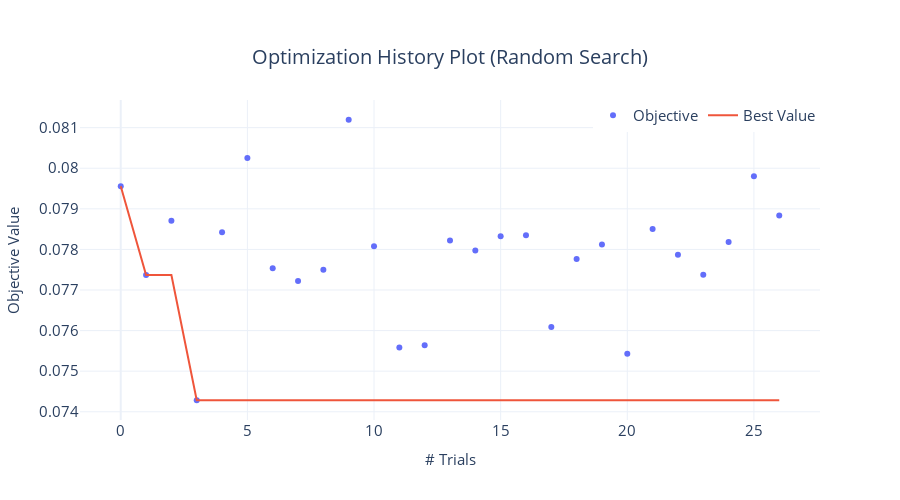

The code cell stored with this chart in its notebook:
### Code cell
fig = plot_optimization_history(random_search_trials)
fig = format_plot(fig, xlabel="# Trials", ylabel="Objective Value", title="Optimization History Plot (Random Search)")
fig.write_image("imgs/chapter_10/opt_history_rs.png")
fig.show()

### Figure 1 — Plotly figure (JSON) as saved in the notebook; plotly's stock layout.template omitted (floating-point values rounded to 4 significant figures)
{"data": [{"mode": "markers", "name": "Objective", "type": "scatter", "x": [0, 1, 2, 3, 4, 5, 6, 7, 8, 9, 10, 11, 12, 13, 14, 15, 16, 17, 18, 19, 20, 21, 22, 23, 24, 25, 26], "y": [0.07955, 0.07737, 0.0787, 0.07428, 0.07842, 0.08025, 0.07754, 0.07722, 0.0775, 0.08119, 0.07808, 0.07558, 0.07564, 0.07822, 0.07797, 0.07833, 0.07835, 0.07609, 0.07776, 0.07812, 0.07543, 0.0785, 0.07787, 0.07738, 0.07818, 0.0798, 0.07884]}, {"mode": "lines", "name": "Best Value", "type": "scatter", "x": [0, 1, 2, 3, 4, 5, 6, 7, 8, 9, 10, 11, 12, 13, 14, 15, 16, 17, 18, 19, 20, 21, 22, 23, 24, 25, 26], "y": [0.07955, 0.07737, 0.07737, 0.07428, 0.07428, 0.07428, 0.07428, 0.07428, 0.07428, 0.07428, 0.07428, 0.07428, 0.07428, 0.07428, 0.07428, 0.07428, 0.07428, 0.07428, 0.07428, 0.07428, 0.07428, 0.07428, 0.07428, 0.07428, 0.07428, 0.07428, 0.07428]}], "layout": {"autosize": false, "height": 500, "legend": {"font": {"size": 15}, "orientation": "h", "title": {}, "x": 1, "xanchor": "right", "y": 0.9, "yanchor": "bottom"}, "title": {"font": {"size": 20}, "text": "Optimization History Plot (Random Search)", "x": 0.5, "xanchor": "center", "yanchor": "top"}, "width": 900, "xaxis": {"tickfont": {"size": 15}, "title": {"font": {"size": 15}, "text": "# Trials"}}, "yaxis": {"tickfont": {"size": 15}, "title": {"font": {"size": 15}, "text": "Objective Value"}}}}
